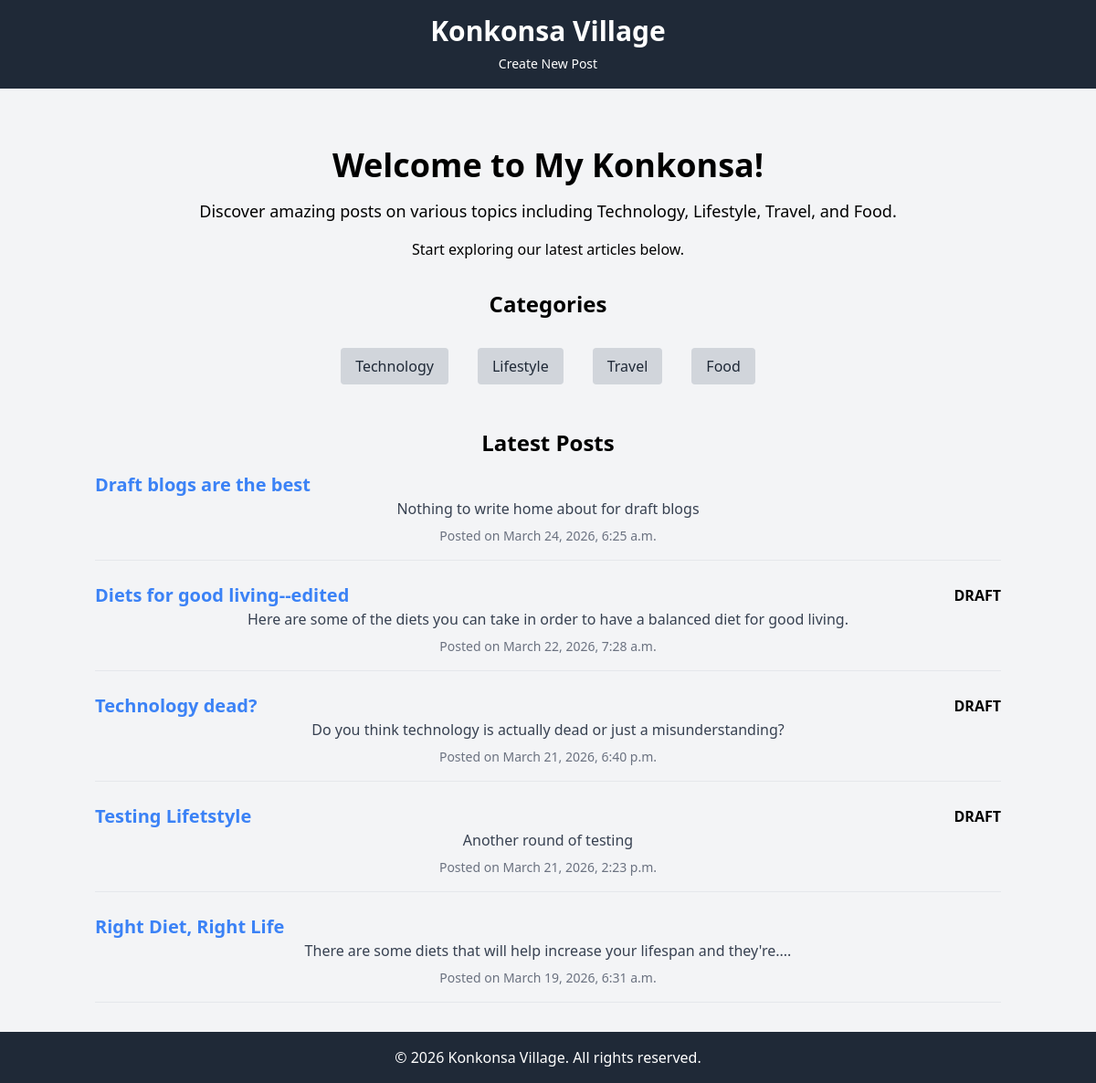
Screenshot of /blog/ with the database file from the repository.
### blog/models.py (models this page shows, shortened)
class Post(models.Model):
    CATEGORY_CHOICES = [
        ('TECHNOLOGY', 'Technology'),
        ('LIFESTYLE', 'Lifestyle'),
        ('TRAVEL', 'Travel'),
        ('FOOD', 'Food'),
    ]
    title = models.CharField(max_length=200)
    author = models.ForeignKey(Author, on_delete=models.CASCADE, default=None)
    content = models.TextField()
    category = models.CharField(max_length=20, choices=CATEGORY_CHOICES, default='TECHNOLOGY')
    created_at = models.DateTimeField(auto_now_add=True)
    is_published = models.BooleanField(default=False)
    is_draft = models.BooleanField(default=True)

### blog/views.py (the view)
# urls.py: path('', views.landing_page, name='landing_page'),
def landing_page(request):
    instance = Post.objects.order_by('-created_at')[:5]
    return render(request, 'blog/landing_page.html', {'posts': instance})

### blog/templates/blog/landing_page.html (shortened to what this page needs)
{% extends 'blog/landing_base_page.html' %}
{% block content %}
<div class="text-center py-8">
  <h2 class="text-4xl font-bold mb-4">Welcome to My Konkonsa!</h2>
  <p class="text-lg mb-4">
    Discover amazing posts on various topics including Technology, Lifestyle,
    Travel, and Food.
  </p>
  <p class="text-md mb-8">Start exploring our latest articles below.</p>
  <div class="mt-8">
    <h3 class="text-2xl font-semibold mb-4">Categories</h3>
    <ul class="list-none p-0 flex justify-center flex-wrap">
      <li class="m-2">
        <a
          href="{% url "blog:technology_posts" %}"
          class="inline-block m-2 px-4 py-2 bg-gray-300 hover:bg-gray-400 text-gray-800 no-underline rounded"
          >Technology</a
        >
      </li>
      <li class="m-2">
        <a
          href="{% url "blog:lifestyle_posts" %}"
          class="inline-block m-2 px-4 py-2 bg-gray-300 hover:bg-gray-400 text-gray-800 no-underline rounded"
          >Lifestyle</a
        >
      </li>
      <li class="m-2">
        <a
          href="{% url "blog:travel_posts" %}"
          class="inline-block m-2 px-4 py-2 bg-gray-300 hover:bg-gray-400 text-gray-800 no-underline rounded"
          >Travel</a
        >
      </li>
      <li class="m-2">
        <a
          href='{% url "blog:food_posts" %}'
          class="inline-block m-2 px-4 py-2 bg-gray-300 hover:bg-gray-400 text-gray-800 no-underline rounded"
          >Food</a
        >
      </li>
    </ul>
  </div>
  <div class="mt-8">
    <h3 class="text-2xl font-semibold mb-4">Latest Posts</h3>
    {% for post in posts %}
    <div class="mb-6 border-b pb-4">
      <div class="flex items-center justify-between mb-2">
        <h2 class="text-xl font-semibold"><a href="{% url 'blog:view_post' post.pk %}" class="text-blue-500 hover:underline">{{ post.title }}</a></h2>
        {% if not post.is_published %}
        <span class="inline-block bg-red-100 text-red-800 text-xs font-bold px-2 py-1 rounded">DRAFT</span>
        {% endif %}
      </div>
      <p class="text-gray-700">{{ post.content }}</p>
      <p class="text-sm text-gray-500 mt-2">Posted on {{ post.created_at }}</p>
    </div>
    {% empty %}
    <p>No posts available.</p>
    {% endfor %}
</div>
{% endblock %}

### rows the page displays
Post: title "Draft blogs are the best", content "Nothing to write home about for draft blogs", created_at "March 24, 2026, 6:25 a.m."
Post: title "Diets for good living--edited", is_published "DRAFT", content "Here are some of the diets you can take in order to have a balanced diet for good living.", created_at "March 22, 2026, 7:28 a.m."
Post: title "Technology dead?", is_published "DRAFT", content "Do you think technology is actually dead or just a misunderstanding?", created_at "March 21, 2026, 6:40 p.m."
Post: title "Testing Lifetstyle", is_published "DRAFT", content "Another round of testing", created_at "March 21, 2026, 2:23 p.m."
Post: title "Right Diet, Right Life", content "There are some diets that will help increase your lifespan and they're....", created_at "March 19, 2026, 6:31 a.m."
